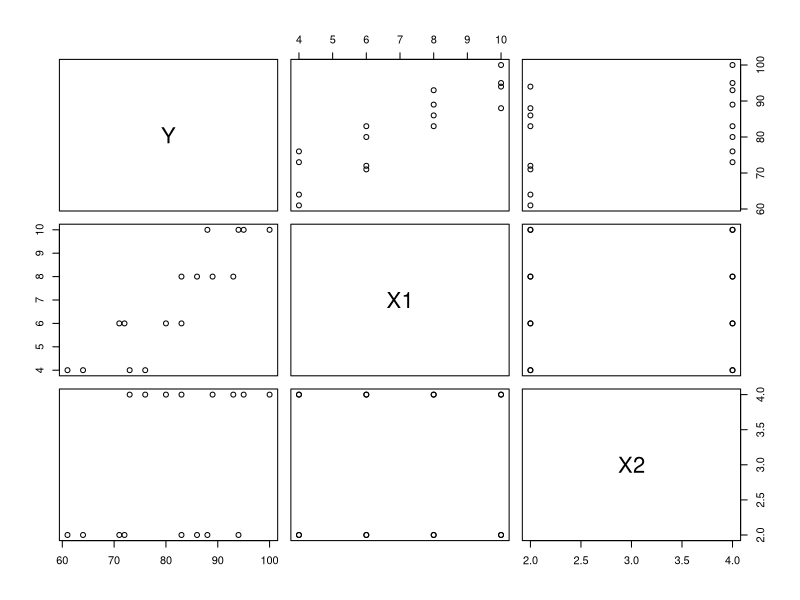
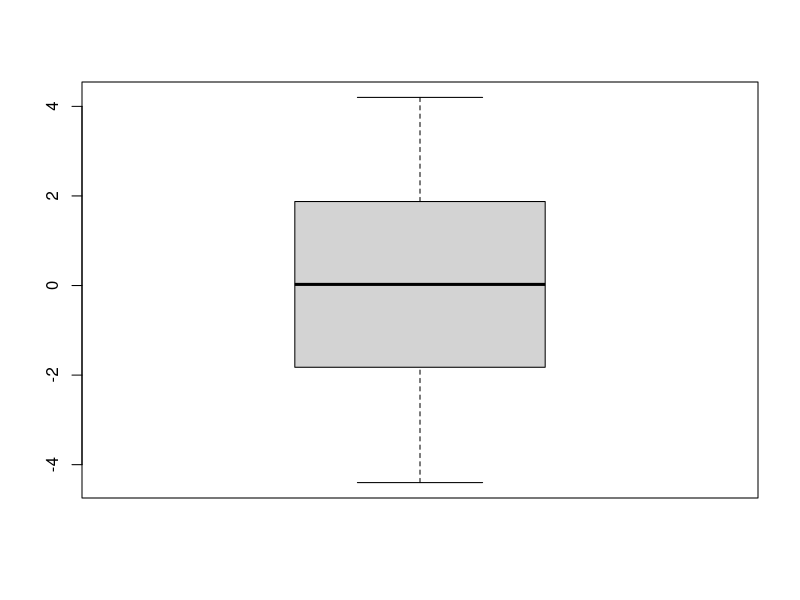
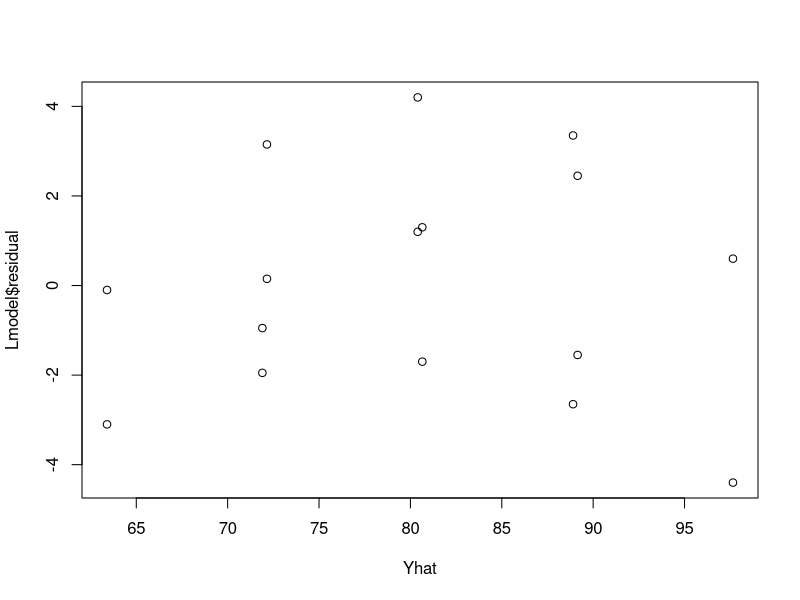
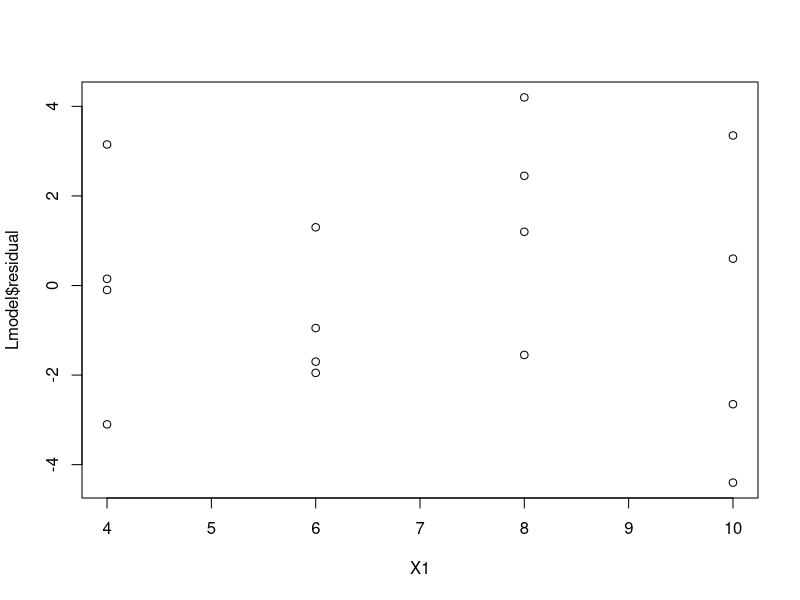
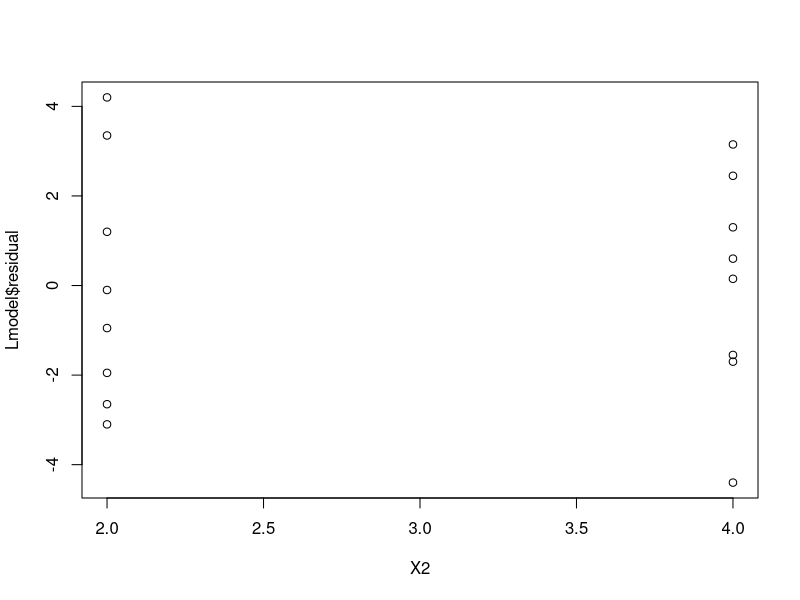
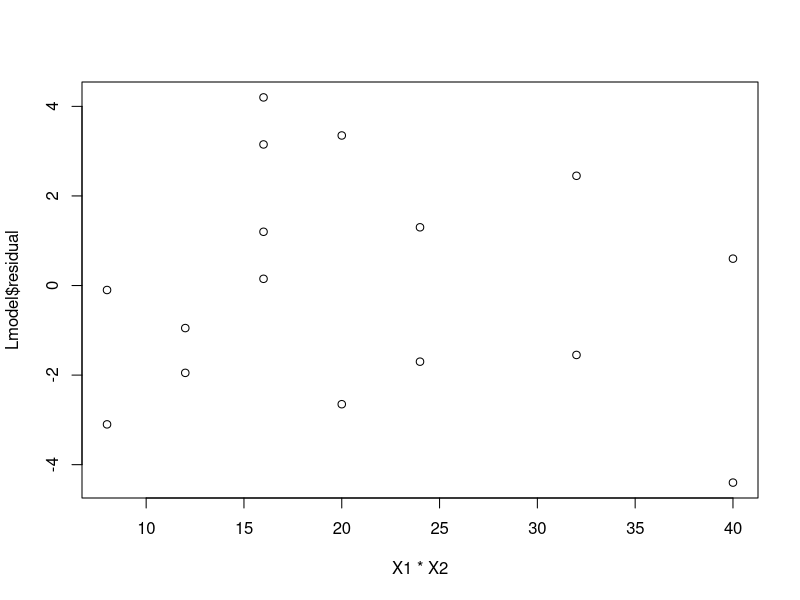
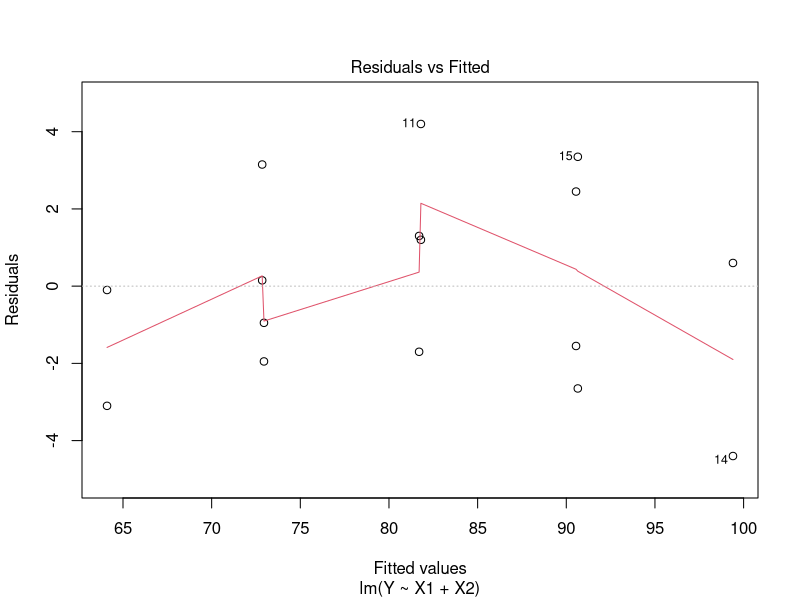
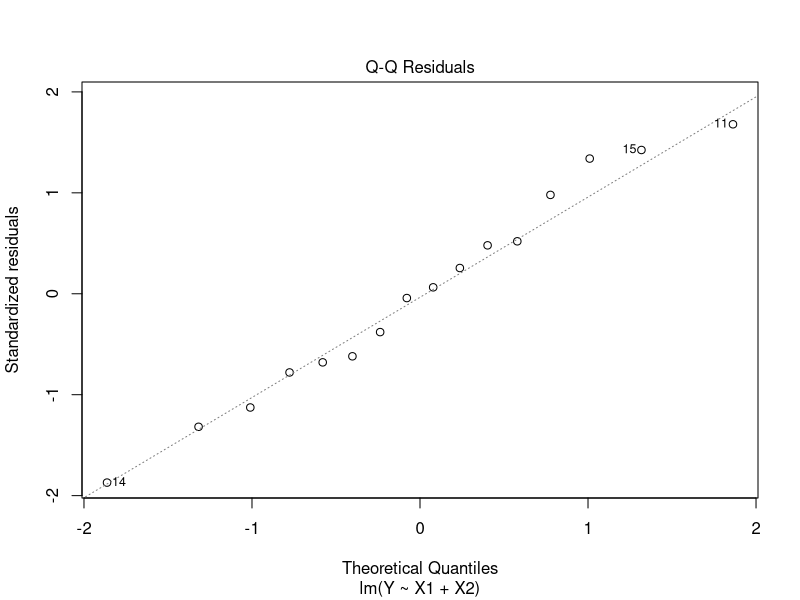

Write the R code that produced these figures, in order. (Note: this script raises an error after producing the figures.)
Data=read.table("AS33Data.txt", header = FALSE, sep = "") 
Y = Data$V1
X1 = Data$V2
X2=Data$V3


#The diagnostic aids show that firstly, there are no outliers and the distribution for each variable is normal. Additionally, looking at the correlation matrix, Y and X1 have significant positive correlation, Y and X2 are positively correlated, but less so than Y and X1 and there’s no corrleation between X1 and X2.
pairs(~Y+X1+X2)
colnames(Data)=c("Y","X1","X2")
cor(Data)

#The regression model yields the equation Y= 37.65 + 4.425X1 + 4.375X2. Holding the other variable constant, Increasing one unit of X1 leads to an increase in the brand liking degree by 4.425, and holding X1 constant, an one unit increase in X2 leads to an increase of the brand liking degreee of 4.375. Both X1 and X2 are significant as the P values for each variable are < 0.05.
Lmodel=lm(Y~X1+X2)
summary(Lmodel)
#Y=37.65+4.25X1+4.375X2

Lmodel$residual
#There are no outliers and errors are normally distributed.


boxplot(Lmodel$residual)

#Yresidual=37.65+4.25*X1+4.375*X2

Yhat=37.65+4.25*X1+4.375*X2

plot(Yhat,Lmodel$residual)
plot(X1,Lmodel$residual)
plot(X2,Lmodel$residual)
plot(X1*X2,Lmodel$residual)

plot(Lmodel)
qqnorm(Lmodel$residual)
+qqline(Lmodel$residual)

library(lmtest)

bptest(Lmodel)


Lmodel2=lm(Y~X1)

anova(Lmodel2,Lmodel)

#Q8

anova(Lmodel)
anova(Lmodel2)

Ssrx1_x2=1566.45+306.25-1566.45





